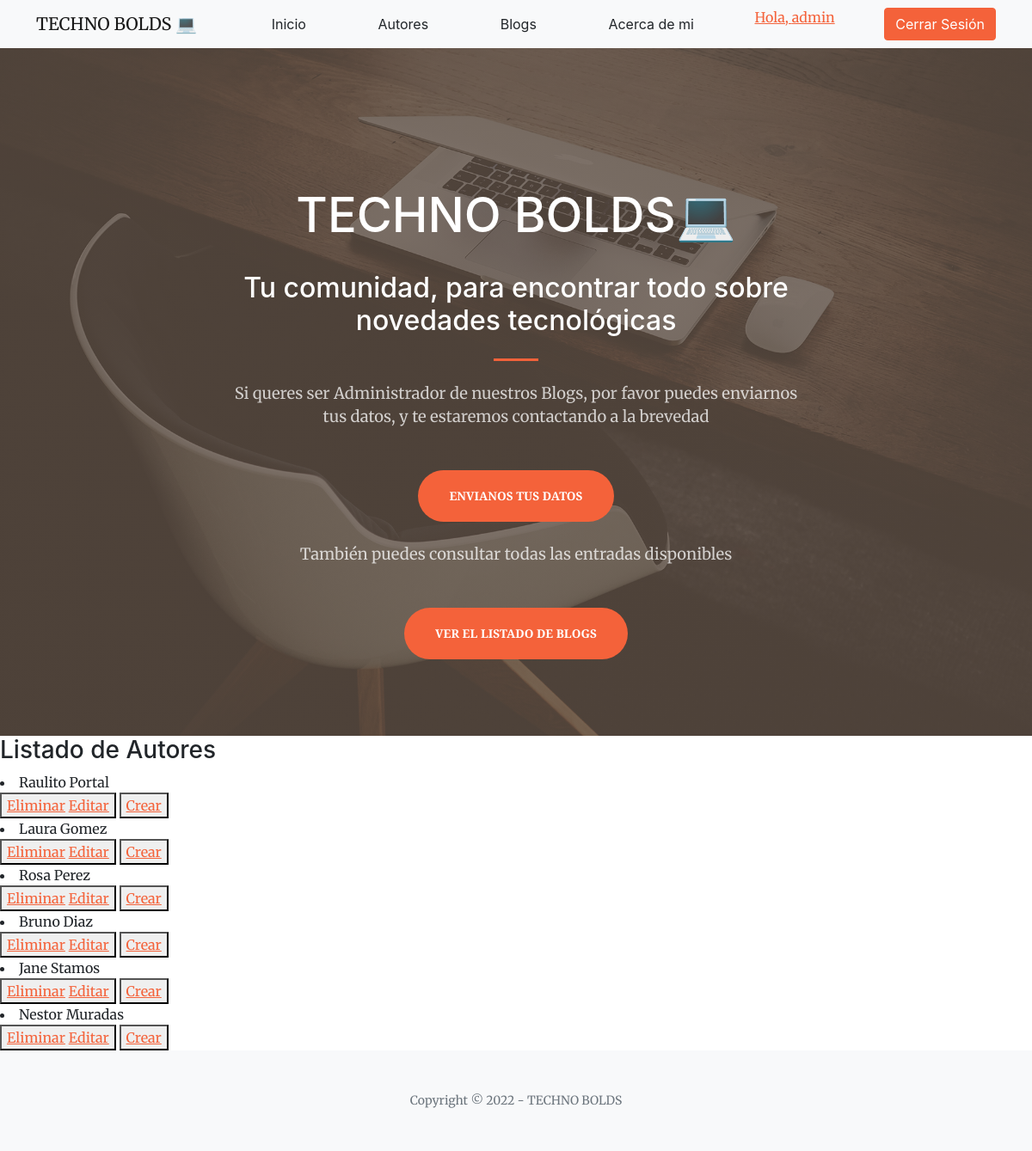
The page /autores/ (signed in) on the database its author committed.
### AppCoder/models.py (models this page shows)
class Autor(models.Model):
    nombre = models.CharField(max_length=30, default="")
    apellido = models.CharField(max_length=30 , default="")
    profesion = models.CharField(max_length=30 , default="")
    email = models.EmailField(default="")
    def __str__(self) -> str:
        return self.nombre+" "+self.apellido

### AppCoder/views.py (the view)
# urls.py: path("autores/", views.leerAutores, name="autores"),
def leerAutores(request):
    autores = Autor.objects.all()
    contexto = {'autores':autores}
    return render(request, 'appCoder/autores.html', contexto )

### AppCoder/template/AppCoder/autores.html
{% extends "appCoder/padre.html" %}
{% load static %}
{% block contenidoQueCambia %}
<h3>Listado de Autores</h3>
{% for autor in autores %}
<li>{{autor}}</li>
<button>
    <a href="{% url 'eliminarAutor' autor.nombre %}">Eliminar</a>
    <a href="{% url 'editarAutor' autor.nombre %}">Editar</a>
</button>
<button>
    <a href="{% url 'autor_crear' %}">Crear</a>
</button>
{% endfor %}
{% endblock %}

### AppCoder/template/AppCoder/padre.html (shortened to what this page needs)
<!DOCTYPE html>
<html lang="en">
    <head>
        {% load static %}
        <link href="https://cdn.jsdelivr.net/npm/bootstrap-icons@1.5.0/font/bootstrap-icons.css" rel="stylesheet" />
        <link href="https://cdnjs.cloudflare.com/ajax/libs/SimpleLightbox/2.1.0/simpleLightbox.min.css" rel="stylesheet" />
        <link href="{% static 'AppCoder/css/styles.css' %}" rel="stylesheet" />
    </head>
    <body id="page-top">
        <nav class="navbar navbar-light bg-light static-top">
            <div class="container">
                <a class="navbar-brand" href="{% url 'inicio' %}">TECHNO BOLDS 💻</a>
                <a class="btn" href="{% url 'inicio' %}">Inicio</a>
                <a class="btn" href="{% url 'autores' %}">Autores</a>
                <a class="btn" href="{% url 'blog_listar' %}">Blogs</a>
                <a class="btn" href="{% url 'aboutMe' %}">Acerca de mi</a>
                {% if request.user.is_authenticated %}
                <a href="{% url 'editarPerfil' %}"><p>Hola, {{user.username}}</p></a>
                <a class="btn btn-primary" href="{% url 'logout' %}">Cerrar Sesión</a>
                {% endif %}
            </div>
        </nav>
        <header class="masthead">
            <div class="container px-4 px-lg-5 h-100">
                <div class="row gx-4 gx-lg-5 h-100 align-items-center justify-content-center text-center">
                    <div class="col-lg-8 align-self-end">
                        <h1 class="text-white font-weight-bold">TECHNO BOLDS💻</h1>
                        <br>
                        <h2 class="text-white font-weight-bold">Tu comunidad, para encontrar todo sobre novedades tecnológicas</h2>
                        <hr class="divider" />
                    </div>
                    <div class="col-lg-8 align-self-baseline">
                        <p class="text-white-75 mb-5">Si queres ser Administrador de nuestros Blogs, por favor puedes enviarnos tus datos, y te estaremos contactando a la brevedad</p>
                        <a class="btn btn-primary btn-xl" href="{% url 'contactoFormulario' %}">Envianos tus datos</a>
                        <br>
                        <br>
                        <p class="text-white-75 mb-5">También puedes consultar todas las entradas disponibles</p>
                        <a class="btn btn-primary btn-xl" href="{% url 'blog_listar' %}">Ver el listado de Blogs</a>
                    </div>
                </div>
            </div>
        </header>
        {% block contenidoQueCambia %}
        {% endblock %}
        <footer class="bg-light py-5">
            <div class="container px-4 px-lg-5"><div class="small text-center text-muted">Copyright &copy; 2022 - TECHNO BOLDS</div></div>
        </footer>
    </body>
</html>

### rows shown on the page
Autor: nombre+apellido "Raulito Portal"
Autor: nombre+apellido "Laura Gomez"
Autor: nombre+apellido "Rosa Perez"
Autor: nombre+apellido "Bruno Diaz"
Autor: nombre+apellido "Jane Stamos"
Autor: nombre+apellido "Nestor Muradas"

### other values the page prints
{{ user.username }} "admin"
